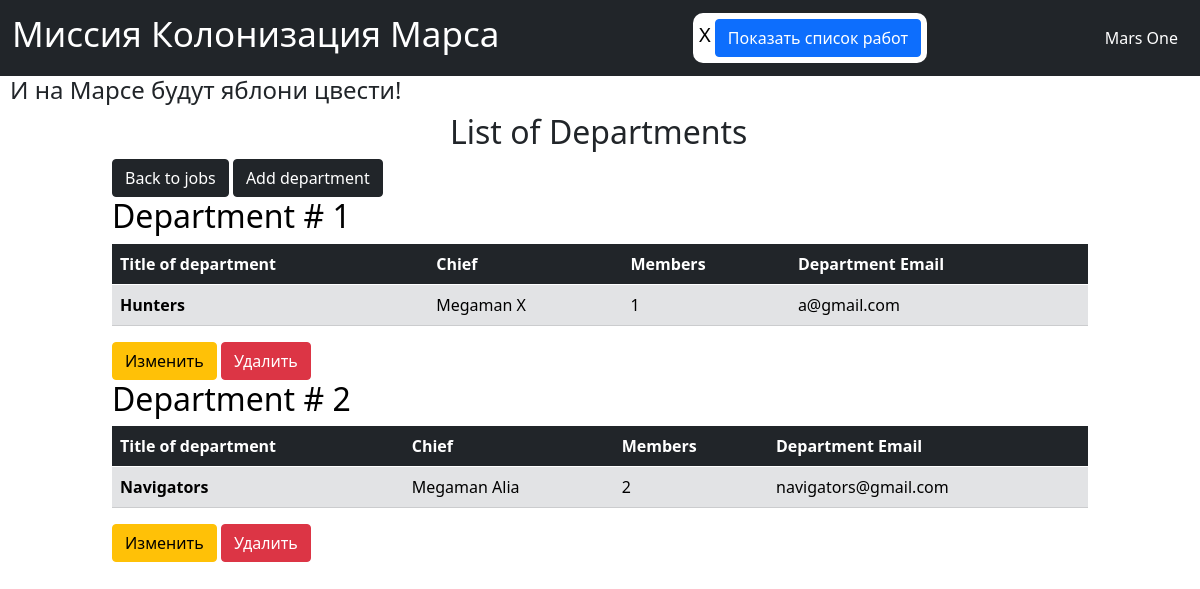
Screenshot of /get_departments (signed in) with the database file from the repository.
### data/users.py (models this page shows, shortened)
class User(SqlAlchemyBase, UserMixin):
    __tablename__ = 'users'
    id = sqlalchemy.Column(sqlalchemy.Integer, primary_key=True, autoincrement=True)
    surname = sqlalchemy.Column(sqlalchemy.String, nullable=True)
    name = sqlalchemy.Column(sqlalchemy.String, nullable=True)
    age = sqlalchemy.Column(sqlalchemy.Integer, nullable=True)
    position = sqlalchemy.Column(sqlalchemy.String, nullable=True)
    speciality = sqlalchemy.Column(sqlalchemy.String, nullable=True)
    email = sqlalchemy.Column(sqlalchemy.String, index=True, unique=True, nullable=True)
    hashed_password = sqlalchemy.Column(sqlalchemy.String, nullable=True)
    modified_date = sqlalchemy.Column(sqlalchemy.DateTime, default=datetime.datetime.now)
    orm.relation('Jobs', back_populates='user')
    orm.relation('Department', back_populates='user')

### data/departments.py (models this page shows)
class Department(SqlAlchemyBase):
    __tablename__ = 'departments'
    id = sqlalchemy.Column(sqlalchemy.Integer, primary_key=True, autoincrement=True)
    title = sqlalchemy.Column(sqlalchemy.String, nullable=True)
    chief = sqlalchemy.Column(sqlalchemy.Integer, sqlalchemy.ForeignKey('users.id'), nullable=True)
    members = sqlalchemy.Column(sqlalchemy.String, nullable=True)
    email = sqlalchemy.Column(sqlalchemy.String, index=True, unique=True, nullable=True)
    user = orm.relation('User')

### main.py (the view)
@app.route('/get_departments')
def get_deps():
    if not current_user.is_authenticated:
        return redirect('/')
    db_sess = db_session.create_session()
    deps = db_sess.query(Department).all()
    users_id = {}
    for user in db_sess.query(User).all():
        users_id[user.id] = f'{user.surname} {user.name}'
    return render_template('departments_list.html', deps=deps, title='List of Departments', users_id=users_id)

### data/db_session.py (called while the page is built)
def create_session() -> Session:
    global __factory
    return __factory()

### main.py (called while the page is built)
@login_manager.user_loader
def load_user(user_id):
    db_sess = db_session.create_session()
    return db_sess.query(User).get(user_id)

### templates/departments_list.html
{% extends "base.html" %}
{% block content %}
<div class="container" style="width: 1000px">
    <h2 style="width: 300px; margin-left: auto; margin-right: auto">List of Departments</h2>
    <button type="button" class="btn btn-dark">
      <a href="http://127.0.0.1:5000/get_jobs" style="color: white; text-decoration: none">
        Back to jobs
      </a>
    </button>
    <button type="button" class="btn btn-dark">
      <a href="http://127.0.0.1:5000/add_department" style="color: white; text-decoration: none">
        Add department
      </a>
    </button>
    <br>
    {% for dep in deps %}
    <table class="table">
        <h2 style="color: black">Department # {{dep.id}}</h2>
        <thead>
        <tr class="table-dark">
            <th scope="col">Title of department</th>
            <th scope="col">Chief</th>
            <th scope="col">Members</th>
            <th scope="col">Department Email</th>
        </tr>
        </thead>
        <tbody>
        <tr class="table-secondary">
            <th scope="row">{{dep.title}}</th>
            <td>{{ users_id[dep.chief] }}</td>
            <td>{{ dep.members }}</td>
            <td>{{ dep.email }}</td>
        </tr>
        </tbody>
    </table>
    {% if (current_user.is_authenticated and current_user == dep.user) or current_user.id == 1 %}
    <div>
        <a href="/edit_department/{{ dep.id }}" class="btn btn-warning">
            Изменить
        </a>
        <a href="/department_delete/{{ dep.id }}" class="btn btn-danger">
            Удалить
        </a>
    </div>
    {% endif %}
    {% endfor %}
</div>
<br>
{% endblock %}

### templates/base.html (shortened to what this page needs)
<!DOCTYPE html>
<html lang="en">
<head>
    <link href="https://cdn.jsdelivr.net/npm/bootstrap@5.0.0-beta2/dist/css/bootstrap.min.css" rel="stylesheet"
>
</head>
<body>
<nav class="navbar navbar-dark bg-dark">
    <div class="container-fluid">
        <a href="http://127.0.0.1:5000/" style="text-decoration: none"><h1 class="navbar-brand" style="font-size: 35px">
            Миссия Колонизация Марса</h1></a>
        <div style="background-color: white; border-radius: 10px; max-width: 900px; height: 50px; padding: 6px">
            {% if current_user.is_authenticated %}
            <a href="/logout" style="color: black; text-decoration: none; font-size: 20px">{{ current_user.name }}</a>
            <button type="button" class="btn btn-primary" style="">
                <a href="http://127.0.0.1:5000/get_jobs" style="color: white; text-decoration: none;">
                    Показать список работ</a>
            </button>
            {% endif %}
        </div>
        <div class="navbar-text" style="color: white; padding-right: 10px">
            <a href="http://127.0.0.1:5000" style="text-decoration: none;">Mars One</a>
        </div>
    </div>
</nav>
<h4 class="apple_tree_h4" style="padding-left: 10px">И на Марсе будут яблони цвести!</h4>
{% block content %}{% endblock %}
</body>
</html>

### rows the page displays
User: name "X"
Department: id "1", title "Hunters", chief "Megaman X", members "1", email "a@gmail.com"
Department: id "2", title "Navigators", chief "Megaman Alia", members "2", email "navigators@gmail.com"
